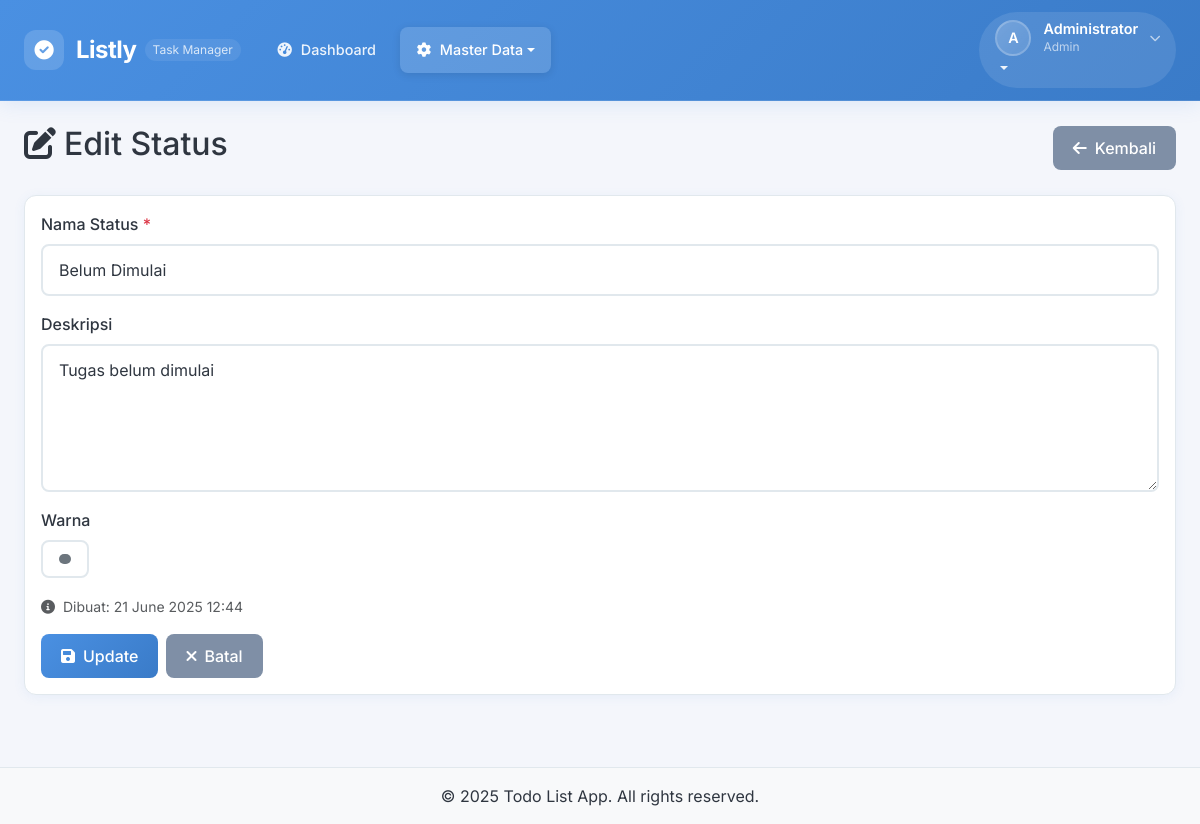
The app's page /admin/status/edit.php?id=1 (signed in) with its own data.
### tables this page shows
CREATE TABLE users (
    id INT PRIMARY KEY AUTO_INCREMENT,
    username VARCHAR(50) NOT NULL UNIQUE,
    email VARCHAR(100) NOT NULL UNIQUE,
    password VARCHAR(255) NOT NULL,
    nama_lengkap VARCHAR(100) NOT NULL,
    role_id INT DEFAULT 2,
    status ENUM('aktif', 'nonaktif') DEFAULT 'aktif',
    created_at TIMESTAMP DEFAULT CURRENT_TIMESTAMP,
    updated_at TIMESTAMP DEFAULT CURRENT_TIMESTAMP ON UPDATE CURRENT_TIMESTAMP,
    FOREIGN KEY (role_id) REFERENCES roles(id)
);

CREATE TABLE roles (
    id INT PRIMARY KEY AUTO_INCREMENT,
    nama_role VARCHAR(50) NOT NULL UNIQUE,
    created_at TIMESTAMP DEFAULT CURRENT_TIMESTAMP
);

CREATE TABLE status_tugas (
    id INT PRIMARY KEY AUTO_INCREMENT,
    nama_status VARCHAR(50) NOT NULL,
    deskripsi TEXT,
    warna VARCHAR(7) DEFAULT '#6c757d',
    created_at TIMESTAMP DEFAULT CURRENT_TIMESTAMP,
    updated_at TIMESTAMP DEFAULT CURRENT_TIMESTAMP ON UPDATE CURRENT_TIMESTAMP
);

### admin/status/edit.php (the view, shortened to what this page needs)
<?php
$pdo = getConnection();
$id = $_GET['id'];
$stmt = $pdo->prepare("SELECT * FROM status_tugas WHERE id = ?");
$stmt->execute([$id]);
$status = $stmt->fetch();
if ($_SERVER['REQUEST_METHOD'] == 'POST') {
    $nama_status = trim($_POST['nama_status']);
    $deskripsi = trim($_POST['deskripsi']);
    $warna = $_POST['warna'];
    if (empty($nama_status)) {
        $error = 'Nama status harus diisi!';
    } else {
        $stmt = $pdo->prepare("SELECT id FROM status_tugas WHERE nama_status = ? AND id != ?");
        $stmt->execute([$nama_status, $id]);
        if ($stmt->fetch()) {
            $error = 'Nama status sudah ada!';
        } else {
            $stmt = $pdo->prepare("UPDATE status_tugas SET nama_status = ?, deskripsi = ?, warna = ?, updated_at = CURRENT_TIMESTAMP WHERE id = ?");
            if ($stmt->execute([$nama_status, $deskripsi, $warna, $id])) {
                $_SESSION['success'] = 'Status berhasil diupdate!';
                header('Location: index.php');
                exit();
            } else {
                $error = 'Gagal mengupdate status!';
            }
        }
    }
} else {
    $nama_status = $status['nama_status'];
    $deskripsi = $status['deskripsi'];
    $warna = $status['warna'];
}
require_once '../../includes/header.php';
?>
<div class="row">
    <div class="col-12">
        <div class="d-flex justify-content-between align-items-center mb-4">
            <h2><i class="fas fa-edit me-2"></i>Edit Status</h2>
            <a href="index.php" class="btn btn-secondary">
                <i class="fas fa-arrow-left me-2"></i>Kembali
            </a>
        </div>
    </div>
</div>
<div class="card">
    <div class="card-body">
        <form method="POST">
            <div class="mb-3">
                <label for="nama_status" class="form-label">Nama Status <span class="text-danger">*</span></label>
                <input type="text" class="form-control" id="nama_status" name="nama_status"
                       value="<?php echo htmlspecialchars($nama_status); ?>" required>
            </div>
            <div class="mb-3">
                <label for="deskripsi" class="form-label">Deskripsi</label>
                <textarea class="form-control" id="deskripsi" name="deskripsi" rows="5"><?php echo htmlspecialchars($deskripsi); ?></textarea>
            </div>
            <div class="mb-3">
                <label for="warna" class="form-label">Warna</label>
                <input type="color" class="form-control form-control-color" id="warna" name="warna"
                       value="<?php echo htmlspecialchars($warna); ?>">
            </div>
            <div class="mb-3">
                <small class="text-muted">
                    <i class="fas fa-info-circle me-1"></i>
                    Dibuat: <?php echo date('d F Y H:i', strtotime($status['created_at'])); ?>
                </small>
            </div>
            <div class="d-flex gap-2">
                <button type="submit" class="btn btn-primary">
                    <i class="fas fa-save me-2"></i>Update
                </button>
                <a href="index.php" class="btn btn-secondary">
                    <i class="fas fa-times me-2"></i>Batal
                </a>
            </div>
        </form>
    </div>
</div>
<?php require_once '../../includes/footer.php'; ?>

### includes/header.php (shortened to what this page needs)
<?php
$pdo = getConnection();
$stmt = $pdo->prepare("SELECT u.*, r.nama_role FROM users u JOIN roles r ON u.role_id = r.id WHERE u.id = ?");
$stmt->execute([$_SESSION['user_id']]);
$user = $stmt->fetch();
$current_page = basename($_SERVER['PHP_SELF']);
$current_dir = basename(dirname($_SERVER['PHP_SELF']));
?>
<!DOCTYPE html>
<html lang="id">
<head>
    <link href="https://cdn.jsdelivr.net/npm/bootstrap@5.3.0/dist/css/bootstrap.min.css" rel="stylesheet">
    <link href="https://cdnjs.cloudflare.com/ajax/libs/font-awesome/6.0.0/css/all.min.css" rel="stylesheet">
    <link href="/lislty/assets/css/style.css" rel="stylesheet">
</head>
<body>
    <nav class="navbar navbar-expand-lg navbar-dark sticky-top modern-navbar">
        <div class="container-fluid px-3 px-lg-4">
            <div class="navbar-brand-wrapper">
                <a class="navbar-brand modern-brand" href="/lislty/">
                    <div class="brand-icon">
                        <i class="fas fa-check-circle"></i>
                    </div>
                    <span class="brand-text">Listly</span>
                    <span class="brand-subtitle d-none d-sm-inline">Task Manager</span>
                </a>
            </div>
            <div class="collapse navbar-collapse" id="navbarNav">
                <ul class="navbar-nav me-auto mb-2 mb-lg-0">
                    <?php if ($user['nama_role'] == 'admin'): ?>
                        <li class="nav-item">
                            <a class="nav-link modern-nav-link <?php echo ($current_dir == 'admin' && $current_page == 'index.php') ? 'active' : ''; ?>"
                               href="/lislty/admin/">
                                <i class="fas fa-tachometer-alt nav-icon"></i>
                                <span class="nav-text">Dashboard</span>
                            </a>
                        </li>
                        <li class="nav-item dropdown">
                            <a class="nav-link dropdown-toggle modern-nav-link <?php echo in_array($current_dir, ['kategori', 'prioritas', 'status', 'pengguna']) ? 'active' : ''; ?>"
                               href="#" role="button" data-bs-toggle="dropdown" aria-expanded="false">
                                <i class="fas fa-cog nav-icon"></i>
                                <span class="nav-text">Master Data</span>
                            </a>
                        </li>
                    <?php endif; ?>
                </ul>
                <ul class="navbar-nav">
                    <li class="nav-item dropdown">
                        <a class="nav-link dropdown-toggle modern-profile-link" href="#" role="button" data-bs-toggle="dropdown" aria-expanded="false">
                            <div class="profile-section">
                                <div class="profile-avatar">
                                    <?php echo strtoupper(substr($user['nama_lengkap'], 0, 1)); ?>
                                </div>
                                <div class="profile-info d-none d-lg-block">
                                    <div class="profile-name"><?php echo htmlspecialchars($user['nama_lengkap']); ?></div>
                                    <div class="profile-role"><?php echo ucfirst($user['nama_role']); ?></div>
                                </div>
                                <i class="fas fa-chevron-down profile-arrow"></i>
                            </div>
                        </a>
                    </li>
                </ul>
            </div>
        </div>
    </nav>
    <main class="main-content">
        <div class="container-fluid px-3 px-lg-4 py-4">

### assets/css/style.css (style rules this page uses)
:root { --primary-color: #4a90e2; --secondary-color: #7f8fa6; --success-color: #27ae60; --danger-color: #e74c3c; --warning-color: #f39c12; --info-color: #3498db; --light-color: #f4f6fb; --dark-color: #2f3640; --accent-color: #7f8fa6; --background-color: #f4f6fb; --text-color: #2f3640; --border-color: #e1e8ed; --card_shadow: 0 2px 12px rgba(74, 144, 226, 0.08); }
body { background-color: var(--background-color); font-family: "Segoe UI", Tahoma, Geneva, Verdana, sans-serif; color: var(--text-color); }
.navbar-brand { font-weight: bold; font-size: 1.5rem; color: white !important; }
.navbar { background: linear-gradient(135deg, var(--primary-color) 0%, #3a7bc8 100%) !important; box-shadow: 0 2px 10px rgba(74, 144, 226, 0.15); }
.navbar .nav-link { color: rgba(255, 255, 255, 0.9) !important; transition: color 0.3s ease; }
.card { border: 1px solid var(--border-color); border-radius: 12px; box-shadow: var(--card_shadow); transition: all 0.3s ease; background: white; }
.btn { border-radius: 8px; padding: 10px 20px; font-weight: 500; transition: all 0.3s ease; border: none; }
.btn-primary { background: linear-gradient(135deg, var(--primary-color) 0%, #3a7bc8 100%); color: white; }
.btn-secondary { background-color: var(--secondary-color); color: white; }
.form-control, .form-select { border-radius: 8px; border: 2px solid var(--border-color); padding: 12px 16px; transition: all 0.3s ease; background-color: white; color: var(--text-color); }
.form-label { color: var(--text-color); font-weight: 500; margin-bottom: 8px; }
body { font-family: "Inter", -apple-system, BlinkMacSystemFont, "Segoe UI", Roboto, sans-serif; }
.modern-navbar { background: linear-gradient(135deg, var(--primary-color) 0%, #3a7bc8 100%); backdrop-filter: blur(10px); box-shadow: 0 2px 20px rgba(74, 144, 226, 0.15); border-bottom: 1px solid rgba(255, 255, 255, 0.1); padding: 0.75rem 0; transition: all 0.3s ease; }
.navbar-brand-wrapper { display: flex; align-items: center; }
.modern-brand { display: flex; align-items: center; text-decoration: none; color: white !important; font-weight: 600; transition: all 0.3s ease; padding: 0.5rem 0; }
.brand-icon { background: rgba(255, 255, 255, 0.15); border-radius: 12px; width: 40px; height: 40px; display: flex; align-items: center; justify-content: center; margin-right: 12px; transition: all 0.3s ease; }
.brand-icon i { font-size: 1.2rem; color: white; }
.brand-text { font-size: 1.5rem; font-weight: 700; letter-spacing: -0.5px; }
.brand-subtitle { font-size: 0.75rem; opacity: 0.8; margin-left: 8px; font-weight: 400; background: rgba(255, 255, 255, 0.1); padding: 2px 8px; border-radius: 12px; }
.modern-nav-link { color: rgba(255, 255, 255, 0.85) !important; font-weight: 500; padding: 0.75rem 1rem !important; border-radius: 8px; margin: 0 0.25rem; transition: all 0.3s ease; position: relative; display: flex; align-items: center; }
.modern-nav-link.active { color: white !important; background: rgba(255, 255, 255, 0.15); box-shadow: 0 2px 8px rgba(0, 0, 0, 0.1); }
.nav-icon { margin-right: 8px; font-size: 0.9rem; width: 16px; text-align: center; }
.nav-text { font-size: 0.9rem; }
.modern-profile-link { color: white !important; padding: 0.5rem 1rem !important; border-radius: 50px; background: rgba(255, 255, 255, 0.1); transition: all 0.3s ease; text-decoration: none; }
.profile-section { display: flex; align-items: center; gap: 12px; }
.profile-avatar { width: 36px; height: 36px; background: linear-gradient(135deg, rgba(255, 255, 255, 0.2) 0%, rgba(255, 255, 255, 0.1) 100%); border-radius: 50%; display: flex; align-items: center; justify-content: center; font-weight: 600; font-size: 0.9rem; color: white; border: 2px solid rgba(255, 255, 255, 0.2); }
.profile-info { text-align: left; }
.profile-name { font-size: 0.9rem; font-weight: 600; line-height: 1.2; color: white; }
.profile-role { font-size: 0.75rem; opacity: 0.8; color: rgba(255, 255, 255, 0.8); }
.profile-arrow { font-size: 0.7rem; opacity: 0.7; transition: transform 0.3s ease; }
.main-content { min-height: calc(100vh - 80px); background: var(--background-color); }
.fade-in { animation: fadeIn 0.6s ease-in; }

### records on screen
users: nama_lengkap "A", nama_lengkap "Administrator", role.nama_role "Admin"
status_tugas: nama_status "Belum Dimulai", deskripsi "Tugas belum dimulai", warna "#6c757d", created_at "21 June 2025 12:44"
